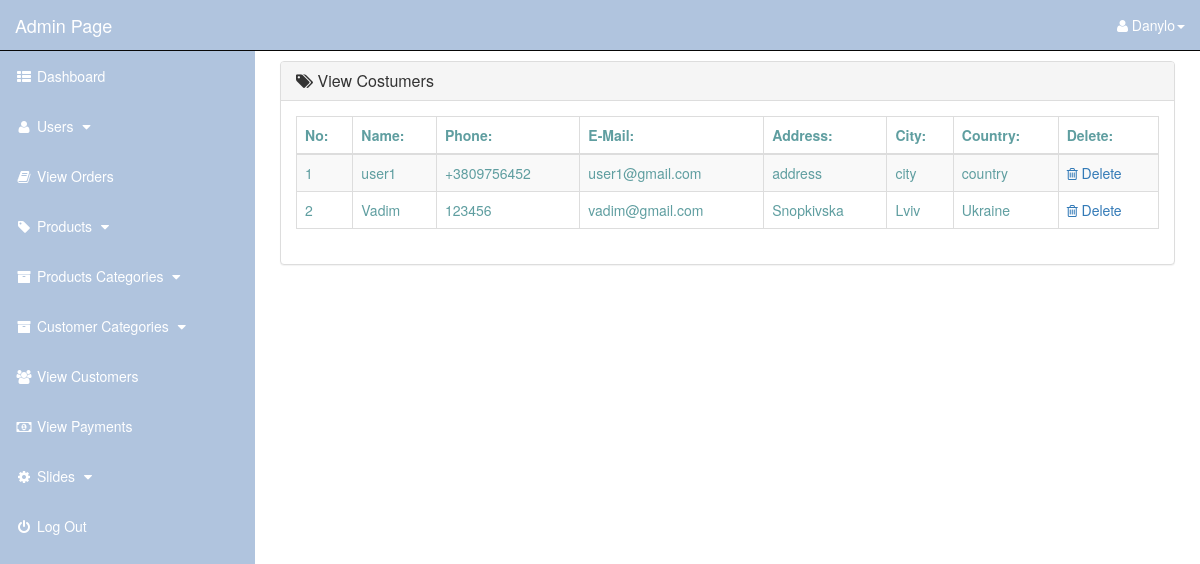
Page /admin_area/index.php?view_customers (signed in) on the committed database.
### tables this page shows
CREATE TABLE `customers` (
  `customer_id` int(10) NOT NULL,
  `customer_name` varchar(255) NOT NULL,
  `customer_phone` varchar(255) NOT NULL,
  `customer_email` varchar(255) NOT NULL,
  `customer_address` text NOT NULL,
  `customer_city` text NOT NULL,
  `customer_country` text NOT NULL,
  `customer_pass` varchar(255) NOT NULL,
  `customer_ip` varchar(100) NOT NULL
);

### admin_area/view_customers.php (the view)
<?php
    if(!isset($_SESSION['admin_email'])){
        echo "<script>window.open('login.php','_self')</script>";
    }else{
?>
<div class="row">
    <div class="col-lg-12">
    </div>
</div>
<div class="row">
    <div class="col-lg-12">
        <div class="panel panel-default">
            <div class="panel-heading">
               <h3 class="panel-title">
                   <i class="fa fa-tags"></i>  View Costumers
               </h3>
            </div>
            <div class="panel-body">
                <div class="table-responsive">
                    <table class="table table-striped table-bordered table-hover">
                        <thead>
                            <tr>
                                <th> No: </th>
                                <th> Name: </th>
                                <th> Phone: </th>
                                <th> E-Mail: </th>
                                <th> Address: </th>
                                <th> City: </th>
                                <th> Country: </th>
                                <th> Delete: </th>
                            </tr>
                        </thead>
                        <tbody>
                            <?php
                                $i=0;
                                $get_c = "select * from customers";
                                $run_c = mysqli_query($con,$get_c);
                                while($row_c=mysqli_fetch_array($run_c)){
                                    $c_id = $row_c['customer_id'];
                                    $c_name = $row_c['customer_name'];
                                    $c_phone = $row_c['customer_phone'];
                                    $c_email = $row_c['customer_email'];
                                    $c_address = $row_c['customer_address'];
                                    $c_city = $row_c['customer_city'];
                                    $c_country = $row_c['customer_country'];
                                    $i++;
                            ?>
                            <tr>
                                <td> <?php echo $i; ?> </td>
                                <td> <?php echo $c_name; ?> </td>
                                <td> <?php echo $c_phone ?> </td>
                                <td> <?php echo $c_email; ?> </td>
                                <td> <?php echo $c_address ?> </td>
                                <td> <?php echo $c_city; ?> </td>
                                <td> <?php echo $c_country; ?></td>
                                <td>
                                     <a href="index.php?delete_customer=<?php echo $c_id; ?>">
                                        <i class="fa fa-trash-o"></i> Delete
                                     </a>
                                </td>
                            </tr>
                            <?php } ?>
                        </tbody>
                    </table>
                </div>
            </div>
        </div>
    </div>
</div>
<?php } ?>

### admin_area/includes/sidebar.php (shortened to what this page needs)
<?php
    if(!isset($_SESSION['admin_email'])){
        echo "<script>window.open('../login.php','_self')</script>";
    }else{
?>
<nav class="navbar navbar-inverse navbar-fixed-top">
    <div class="navbar-header">
        <a href="index.php?dashboard" class="navbar-brand">Admin Page</a>
    </div>
    <ul class="nav navbar-right top-nav">
        <li class="dropdown">
            <a href="#" class="dropdown-toggle" data-toggle="dropdown">
                <i class="fa fa-user"></i></i> <?php echo $admin_name;  ?><b class="caret"></b>
            </a>
        </li>
    </ul>
    <div class="collapse navbar-collapse navbar-ex1-collapse">
        <ul class="nav navbar-nav side-nav">
            <li>
                <a href="index.php?dashboard">
                    <i class="fa fa-fw fa-th-list"></i> Dashboard
                </a>
            </li>
            <li>
                <a href="#" data-toggle="collapse" data-target="#users">
                    <i class="fa fa-fw fa-user "></i> Users
                    <i class="fa fa-fw fa-caret-down"></i>
                </a>
            </li>
            <li>
                <a href="index.php?view_orders">
                    <i class="fa fa-fw fa-book"></i> View Orders
                </a>
            </li>
            <li>
                <a href="#" data-toggle="collapse" data-target="#products">
                        <i class="fa fa-fw fa-tag"></i> Products
                        <i class="fa fa-fw fa-caret-down"></i>
                </a>
             </li>
            <li>
                <a href="#" data-toggle="collapse" data-target="#p_cat">
                        <i class="fa fa-fw fa-archive"></i> Products Categories
                        <i class="fa fa-fw fa-caret-down"></i>
                </a>
            </li>
            <li>
                <a href="#" data-toggle="collapse" data-target="#cat">
                        <i class="fa fa-fw fa-archive"></i> Customer Categories
                        <i class="fa fa-fw fa-caret-down"></i>
                </a>
            </li>
            <li>
                <a href="index.php?view_customers">
                    <i class="fa fa-fw fa-users"></i> View Customers
                </a>
            </li>
            <li>
                <a href="index.php?view_payments">
                    <i class="fa fa-fw fa-money"></i> View Payments
                </a>
            </li>
            <li>
                <a href="#" data-toggle="collapse" data-target="#slides">
                        <i class="fa fa-fw fa-gear"></i> Slides
                        <i class="fa fa-fw fa-caret-down"></i>
                </a>
            </li>
            <li>
                <a href="logout.php">
                    <i class="fa fa-fw fa-power-off"></i> Log Out
                </a>
            </li>
        </ul>
    </div>
</nav>
<?php } ?>

### admin_area/css/style.css (style rules this page uses)
.top-nav { 0 15px; }
.navbar { color: #ffffff !important; background-color: #B0C4DE; }
.navbar-header>a { color: #ffffff !important; }
.top-nav>li { float: left; display: inline-block; }
.top-nav>li>a { color: #ffffff !important; line-height: 20px; padding-top: 15px; padding-bottom: 15px; }
@media (min-width: 768px) { .side-nav { position: fixed; top: 51px; bottom: 0; width: 255px; overflow-y: auto; overflow-x: hidden; background-color: #B0C4DE; padding-bottom: 40px; border-radius: 0; } }
@media (min-width: 768px) { .side-nav>li>a { color: #ffffff; width: 255px; } }
.dropdown { margin-right: 15px; }
.side-nav>li>a { color: #ffffff !important; }

### rows in the picture
customers: customer_name "user1", customer_phone "+3809756452", customer_email "user1@gmail.com", customer_address "address", customer_city "city", customer_country "country"
customers: customer_name "Vadim", customer_phone "123456", customer_email "vadim@gmail.com", customer_address "Snopkivska", customer_city "Lviv", customer_country "Ukraine"

### other values in the picture
$admin_name "Danylo"
